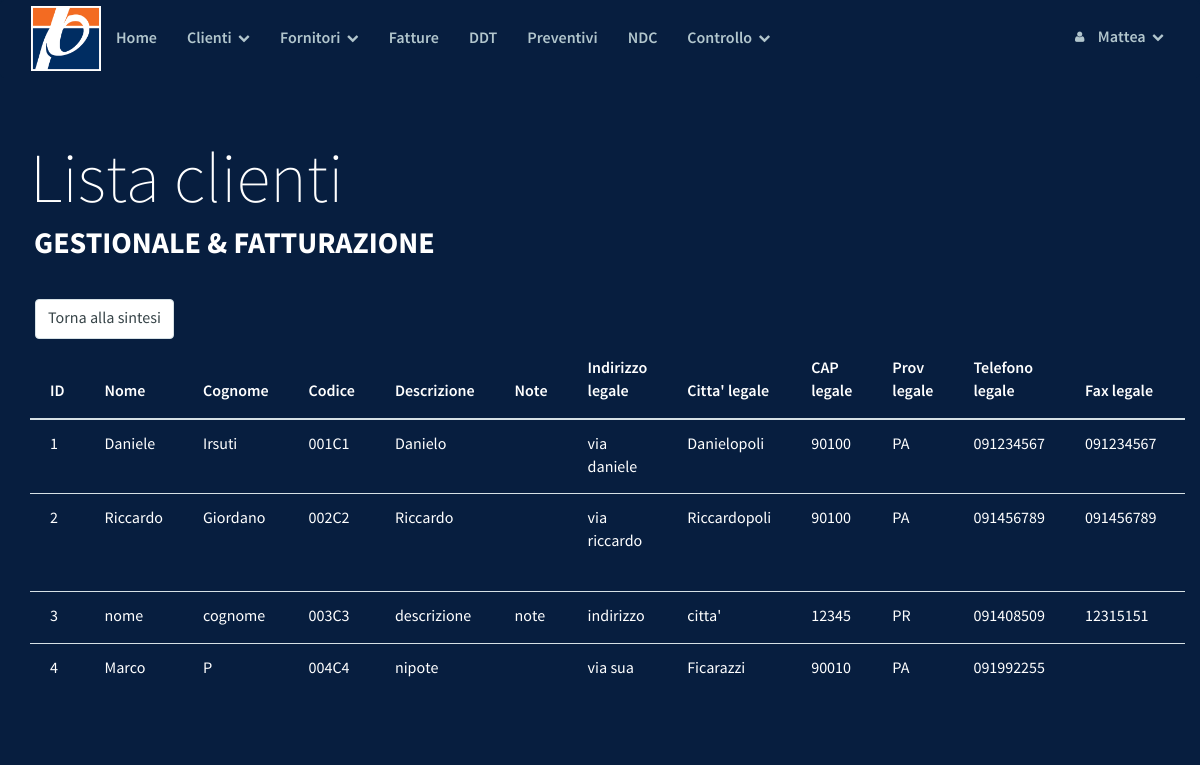
/lista_clienti_big.php (signed in), run on the app's committed database.
### tables this page shows
CREATE TABLE `clienti` (
  `id` int(10) unsigned NOT NULL AUTO_INCREMENT,
  `nomeC` varchar(50) NOT NULL,
  `cognomeC` varchar(50) DEFAULT NULL,
  `codC` varchar(6) NOT NULL,
  `indirizzoLC` varchar(100) DEFAULT NULL,
  `cittaLC` varchar(50) DEFAULT NULL,
  `capLC` int(11) DEFAULT NULL,
  `provLC` varchar(2) DEFAULT NULL,
  `telLC` varchar(20) DEFAULT NULL,
  `faxLC` varchar(20) DEFAULT NULL,
  `statoLC` varchar(20) DEFAULT NULL,
  `emailLC` varchar(50) DEFAULT NULL,
  `urlLC` varchar(100) DEFAULT NULL,
  `indirizzoAC` varchar(100) DEFAULT NULL,
  `cittaAC` varchar(50) DEFAULT NULL,
  `capAC` int(11) DEFAULT NULL,
  `provAC` varchar(2) DEFAULT NULL,
  `telAC` varchar(20) DEFAULT NULL,
  `cellAC` varchar(20) DEFAULT NULL,
  `statoAC` varchar(20) DEFAULT NULL,
  `emailAC` varchar(50) DEFAULT NULL,
  `urlAC` varchar(100) DEFAULT NULL,
  `PIVAC` bigint(20) DEFAULT NULL,
  `CFC` varchar(20) DEFAULT NULL,
  `IBANC` varchar(30) DEFAULT NULL,
  `bancaC` varchar(100) DEFAULT NULL,
  `descrC` varchar(200) DEFAULT NULL,
  `noteC` varchar(200) DEFAULT NULL,
  `reg_date` timestamp NOT NULL DEFAULT CURRENT_TIMESTAMP ON UPDATE CURRENT_TIMESTAMP,
  PRIMARY KEY (`id`),
  UNIQUE KEY `codC` (`codC`,`PIVAC`)
);

### lista_clienti_big.php (the view, shortened to what this page needs)
<!DOCTYPE html>
<html lang="it">
<head>
    <?php include_once("template/parrot/style.php");
            include_once("DB/config.php");?>
</head>
<body>
        <?php include_once("template/parrot/navbar.php") ?>
    <div class="masthead">
        <div class="masthead-title">
            <div class="container">
                Lista clienti
                <small>Gestionale & Fatturazione</small>
            </div>
        </div>
    </div>
    <div style="max-width: 100%; overflow-x: scroll;" class="container">
     <div>
        <form action="lista_clienti.php">
            <input class="form-control widthAuto" type="submit" value="Torna alla sintesi">
        </form>
    </div>
    <table  class="table">
        <thead>
            <tr>
                <th>ID</th>
                <th>Nome</th>
                <th>Cognome</th>
                <th>Codice</th>
                <th>Descrizione</th>
                <th>Note</th>
                <th>Indirizzo legale</th>
                <th>Citta' legale</th>
                <th>CAP legale</th>
                <th>Prov legale</th>
                <th>Telefono legale</th>
                <th>Fax legale</th>
                <th>Stato legale</th>
            </tr>
        </thead>
        <tbody>
            <?php
            include("DB/config.php");
            $sql = "SELECT * FROM clienti";
            $result = mysqli_query($conndb, $sql);
            while($row = mysqli_fetch_array($result)) {
                $id = $row['id'];
                $nomeC = $row['nomeC'];
                $cognomeC = $row['cognomeC'];
                $codC = $row['codC'];
                $descrC = $row['descrC'];
                $noteC = $row['noteC'];
                $indirizzoLC = $row['indirizzoLC'];
                $cittaLC = $row['cittaLC'];
                $capLC = $row['capLC'];
                $provLC = $row['provLC'];
                $telLC = $row['telLC'];
                $faxLC = $row['faxLC'];
                $statoLC = $row['statoLC'];
                $emailLC = $row['emailLC'];
                $urlLC = $row['urlLC'];
                $indirizzoAC = $row['indirizzoAC'];
                $cittaAC = $row['cittaAC'];
                $capAC = $row['capAC'];
                $provAC = $row['provAC'];
                $telAC = $row['telAC'];
                $cellAC = $row['cellAC'];
                $statoAC = $row['statoAC'];
                $emailAC = $row['emailAC'];
                $urlAC = $row['urlAC'];
                $PIVAC = $row['PIVAC'];
                $CFC = $row['CFC'];
                $IBANC = $row['IBANC'];
                $bancaC = $row['bancaC'];
                echo "<tr>
                <td>".$id."</td>
                <td>".$nomeC."</td>
                <td>".$cognomeC."</td>
                <td>".$codC."</td>
                <td>".$descrC."</td>
                <td>".$noteC."</td>
                <td>".$indirizzoLC."</td>
                <td>".$cittaLC."</td>
                <td>".$capLC."</td>
                <td>".$provLC."</td>
                <td>".$telLC."</td>
                <td>".$faxLC."</td>
                <td>".$statoLC."</td>
                <td>".$emailLC."</td>
                <td>".$urlLC."</td>
                <td>".$indirizzoAC."</td>
                <td>".$cittaAC."</td>
                <td>".$capAC."</td>
                <td>".$provAC."</td>
                <td>".$telAC."</td>
                <td>".$cellAC."</td>
                <td>".$statoAC."</td>
                <td>".$emailAC."</td>
                <td>".$urlAC."</td>
                <td>".$PIVAC."</td>
                <td>".$CFC."</td>
                <td>".$IBANC."</td>
                <td>".$bancaC."</td>
                </tr>";
            }
            ?>
        </tbody>
    </table>
    </div>
	</body>
</html>

### template/parrot/css/drunken-parrot.css (style rules this page uses)
body { font-family: "SourceSansPro", Helvetica, Arial, sans-serif; font-size: 16px; line-height: 1.5; color: #fff; background-color: #071E3F; }
.form-control { border: 1px solid #d6e1e5; color: #364347; font-size: 16px; line-height: 1.467; padding: 7px 12px; height: 40px; -webkit-appearance: none; border-radius: 4px; -webkit-box-shadow: none; box-shadow: none; -webkit-transition: border .25s linear, color .25s linear, background-color .25s linear; transition: border .25s linear, color .25s linear, background-color .25s linear; }
.table > thead > tr > th, .table > tbody > tr > th, .table > tfoot > tr > th, .table > thead > tr > td, .table > tbody > tr > td, .table > tfoot > tr > td { padding: 14px 5px; border-top: 1px solid #d6e1e5; }
.table > thead > tr > th { border-bottom: 2px solid #d6e1e5; font-family: "SourceSansProSemiBold", Helvetica, Arial, sans-serif; }

### template/parrot/css/demo.css (style rules this page uses)
.masthead { width: 100%; height: 100%; padding: 2em 0 2em 0; position: relative; z-index: 2; }
.masthead .masthead-title { font-family: "SourceSansProExtraLight", Helvetica, Arial, sans-serif; font-size: 30px; line-height: 1.2; color: white; }
.masthead .masthead-title small { color: white; font-family: "SourceSansProBold", Helvetica, Arial, sans-serif; display: block; text-transform: uppercase; font-size: 12px; padding-left: 4px; }
@media (min-width: 1000px) { .container { width: 1170px; } }
@media (min-width: 1000px) { .masthead { :padding: 3em 0; } }
@media (min-width: 1000px) { .masthead .masthead-title { font-size: 70px; } }
@media (min-width: 1000px) { .masthead .masthead-title small { font-size: 30px; } }
@media (min-width: 1000px) { .table > thead > tr > th, .table > tbody > tr > th, .table > tfoot > tr > th, .table > thead > tr > td, .table > tbody > tr > td, .table > tfoot > tr > td { padding: 14px 20px; border-top: 1px solid #d6e1e5; } }

### template/parrot/css/custom.css (style rules this page uses)
.widthAuto { width: auto; display: inline-block; margin: 5px; }

### data on the page
clienti: id "1", nomeC "Daniele", cognomeC "Irsuti", codC "001C1", descrC "Danielo", indirizzoLC "via daniele", cittaLC "Danielopoli", capLC "90100", provLC "PA", telLC "091234567", faxLC "091234567"
clienti: id "2", nomeC "Riccardo", cognomeC "Giordano", codC "002C2", descrC "Riccardo", indirizzoLC "via riccardo", cittaLC "Riccardopoli", capLC "90100", provLC "PA", telLC "091456789", faxLC "091456789"
clienti: id "3", nomeC "nome", cognomeC "cognome", codC "003C3", descrC "descrizione", noteC "note", indirizzoLC "indirizzo", cittaLC "citta'", capLC "12345", provLC "PR", telLC "091408509", faxLC "12315151"
clienti: id "4", nomeC "Marco", cognomeC "P", codC "004C4", descrC "nipote", indirizzoLC "via sua", cittaLC "Ficarazzi", capLC "90010", provLC "PA", telLC "091992255"

### other printed values
$user "Mattea"
